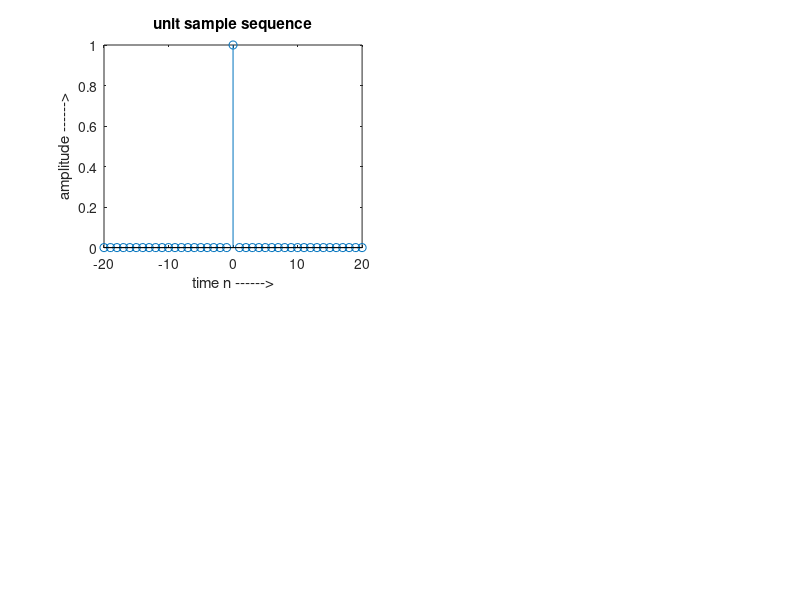

This figure's MATLAB source:
clc;
n=-20:20;                           % The colon operator (first:last) generates a 1-by-n matrix (or vector) of sequential numbers
                                    % from the first value to the last.
                                    % The default sequence is made up of incremental values, each 1 greater than the previous one:
                                    % A = 10:15
                                    % A = 10    11    12    13    14    15       
                                    
L=length(n);    
for i=1:L
    if n(i)==0
        x(i)=1;
    else
        x(i)=0;
    end;
end;
subplot(2,2,1);
stem(n,x);
xlabel('time n ------>');
ylabel('amplitude ------>');
title('unit sample sequence');